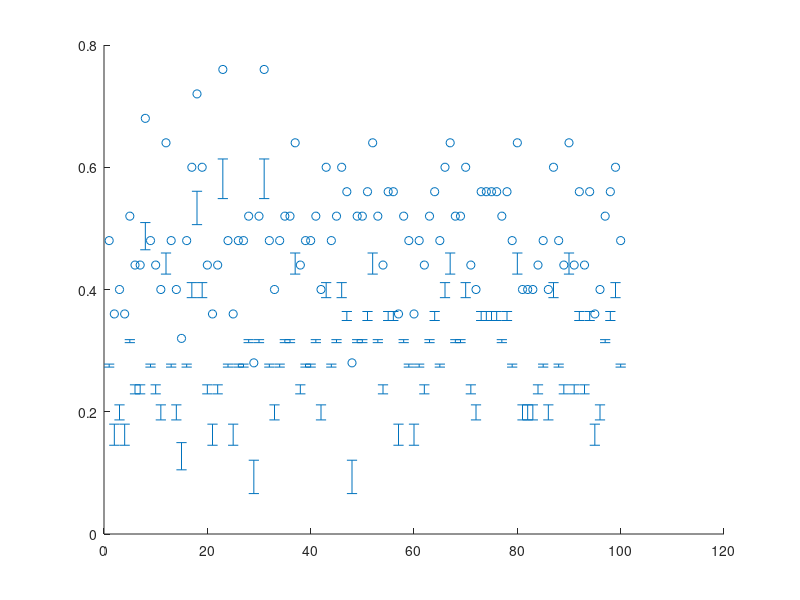

Write MATLAB code to recreate this figure. (Note: this script raises an error after producing the figure.)
function demoStats
% Draw the hit rates, their CIs, and fitted pschometric function for one
% (or all) base contrast(s). This isdone at the end of each trial.

  numPoints = 100;                                % number of points to display
  numSamples = 25;                                % number of samples per point
  hitSums = sum(randi([0, 1], numSamples, numPoints));
  [hitRates, pci] = binofit(hitSums, numSamples);
  figure(1);
  clf;
  % ax = plot(hitRates, 'bo', 'markerFaceColor', 'blue');
  errBars = hitRates - pci(:, 1:2)';
  ax = errorbar(1:1:numPoints, hitRates, errBars(1, :), errBars(2, :), ...
              'o', 'markerfacecolor', 'b', 'markersize', 6, 'LineWidth', 1.5);
  hold on;
  plot([-2, numPoints + 2], [0.5, 0.5], 'k', 'LineWidth', 1);
  ylim([0.0, 1.0]);
  xlim([-2.0, numPoints + 2]);
  xticks([]);
  yticks([0.0, 0.5, 1.0]);
  yticklabels({'0.0', '0.5', '1.0'});
  ax.Parent.FontSize = 16;
  % % plot points and CIs (using errorbar), then fit curves and marker lines if enough blocks have been done
  % x = app.testContrasts';                             % test values for all base contrasts
  % errorbar(app.axes1, x, hitRate', errNeg', errPos', 'o', 'markerfacecolor', [0.5, 0.5, 0.5], 'markersize', 8);
  % hold(app.axes1, 'on');
  % plot(app.axes1, [0.02, 1.0], [0.75, 0.75], 'color', [0.75, 0.75, 0.75]);  % mark threshold level
  % plot(app.axes1, [0.02, 1.0], [0.5, 0.5], 'color', [0.75, 0.75, 0.75]);    % mark chance level
  % set(app.axes1, 'ColorOrderIndex', 1)                % reset the color order post 2014 version
  % % plot fitted functions
  % plot(app.axes1, app.fitXValues', app.fitYValues', '-');
  % set(app.axes1, 'ColorOrderIndex', 1);               % reset the color order post 2014 version
  % % vertical lines marking the base contrasts
  % plot(app.axes1, repmat(app.baseContrasts, 2, 1), repmat([0; 1], 1, app.numBases));

  % %   Set up the axis scaling and labeling
  % minX = 0.02;
  % axis(app.axes1, [minX, 1.0, 0.0 1.0]);
  % set(app.axes1, 'xGrid', 'on', 'yGrid', 'off');
  % set(app.axes1, 'yTick', 0.0:0.2:1.0);
  % % set(app.axes1, 'yTick', [0.0; 0.2; 0.4; 0.6; 0.8; 1.0]);
  % % set(app.axes1, 'yTickLabel', [0; 20; 40; 60; 80; 100]);
  % set(app.axes1, 'yTickLabel', 0:20:100);
  % set(app.axes1, 'xTick', [minX; 0.03; 0.04; 0.05; 0.06; 0.07; 0.08; 0.09; 0.1; 0.2; 0.3; 0.4; 0.5; 0.6; 0.8; 1.0]);
  % % set(app.axes1, 'xTickLabel', [2; 3; 4; 5; 6; 7; 8; 9; 10; 20; 30; 40; 50; 60; 80; 100]);
  % set(app.axes1, 'xTickLabel', [2:10, 20:10:60, 80, 100]);
  % set(app.axes1, 'xscale','log');
  % xlabel(app.axes1, 'stimulus contrast (%)', 'fontSize', 14);
  % ylabel(app.axes1, 'correct (%)', 'fontSize', 14);
  % hold(app.axes1, 'off');
end